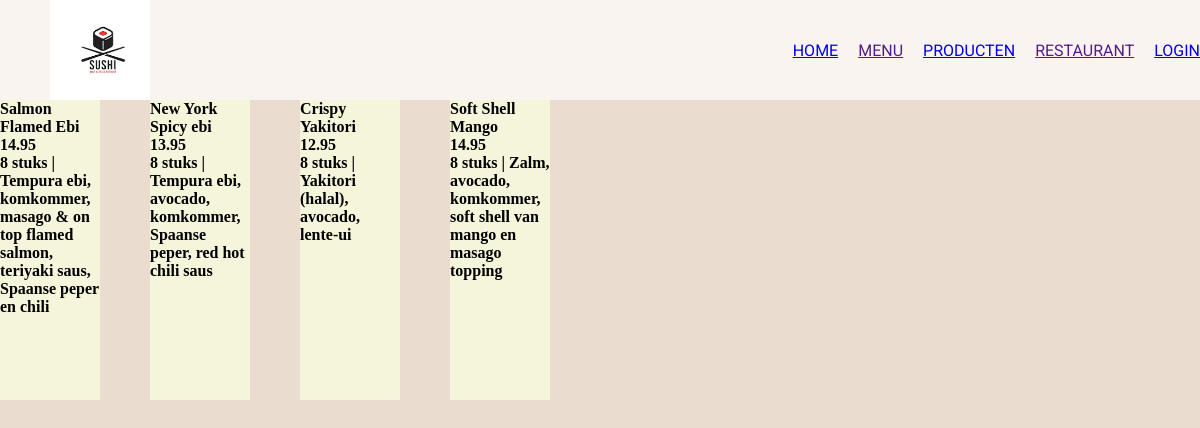
/pages/menu.php, run on the app's committed database.
### tables this page shows
CREATE TABLE `products` (
  `id` int(255) NOT NULL,
  `naam` text NOT NULL,
  `prijs` float NOT NULL,
  `omschrijving` text NOT NULL
);

### pages/menu.php (the view, shortened to what this page needs)
<!DOCTYPE html>
<html lang="en">
<head>
    <link rel="stylesheet" href="../css/style.css">
</head>
<body>
   <nav>
    <div class="logo_sushi">
        <div class="logo1"></div>
    </div>
    <div class="suchi-bar">
        <div class="a1"><a href="login.php"> LOGIN  </a> </div>
        <div class="a2"><a href=""> RESTAURANT </a></div>
        <div class="a3"><a href="products.php"> PRODUCTEN </a></div>
        <div class="a11"><a href=""> MENU  </a> </div>
        <div class="a12"><a href="../index.php"> HOME  </a> </div>
    </div>
   </nav>
   <div class="menu_Block">
   <div class="menu_sushi_block">
   <?php
   include "../pages/conn.php";
   $stmt = $connection->query("SELECT * FROM products");
   while ($row = $stmt-> fetch()){
    echo "<div class = menu_sushi>";
    echo $row['naam']."<br />\n";
    echo $row['prijs']."<br />\n";
    echo $row['omschrijving']."<br />\n";
    echo "</div>";
   }
   ?>
   </div>
   </div>
</body>
</html>

### css/style.css (style rules this page uses)
* { margin: 0; padding: 0; box-sizing: border-box; }
nav { height: 100px; width: 100%; background-color: #F9F4EF; display: flex; flex-direction: row; }
.logo_sushi { height: 100px; width: 25%; font-family: Roboto; display: flex; flex-direction: row; background-color: #F9F4EF; }
.logo1 { height: 100px; width: 100px; background-repeat: no-repeat; margin-left: 50px; background-image: url(/images/logo.png); background-size: cover; }
.suchi-bar { height: 100px; width: 75%; display: flex; flex-direction: row-reverse; align-items: center; }
.a1 { font-family: Roboto; margin-left: 20px; }
.a2 { font-family: Roboto; margin-left: 20px; }
.a3 { font-family: Roboto; margin-left: 20px; }
.a11 { font-family: Roboto; margin-left: 20px; }
.a12 { font-family: Roboto; margin-left: 20px; }
.menu_sushi { font-weight: bold; height: 400px; width: 400px; display: flex; flex-direction: row; margin-right: 50px; background-color: beige; }
.menu_Block { height: 1000px; width: 100%; display: flex; flex-direction: column; background-color: #EADDCF; }
.menu_Block { height: 1000px; width: 100%; background-color: #EADDCF; display: flex; flex-direction: row; }
.menu_sushi_block { height: auto; width: 50%; display: flex; flex-direction: row; }
.menu_sushi { height: 300px; width: 500px; display: flex; flex-direction: row; }

### data on the page
products: naam "Salmon Flamed Ebi", prijs "14.95", omschrijving "8 stuks | Tempura ebi, komkommer, masago & on top flamed salmon, teriyaki saus, Spaanse peper en chili"
products: naam "New York Spicy ebi", prijs "13.95", omschrijving "8 stuks | Tempura ebi, avocado, komkommer, Spaanse peper, red hot chili saus"
products: naam "Crispy Yakitori", prijs "12.95", omschrijving "8 stuks | Yakitori (halal), avocado, lente-ui"
products: naam "Soft Shell Mango", prijs "14.95", omschrijving "8 stuks | Zalm, avocado, komkommer, soft shell van mango en masago topping"
